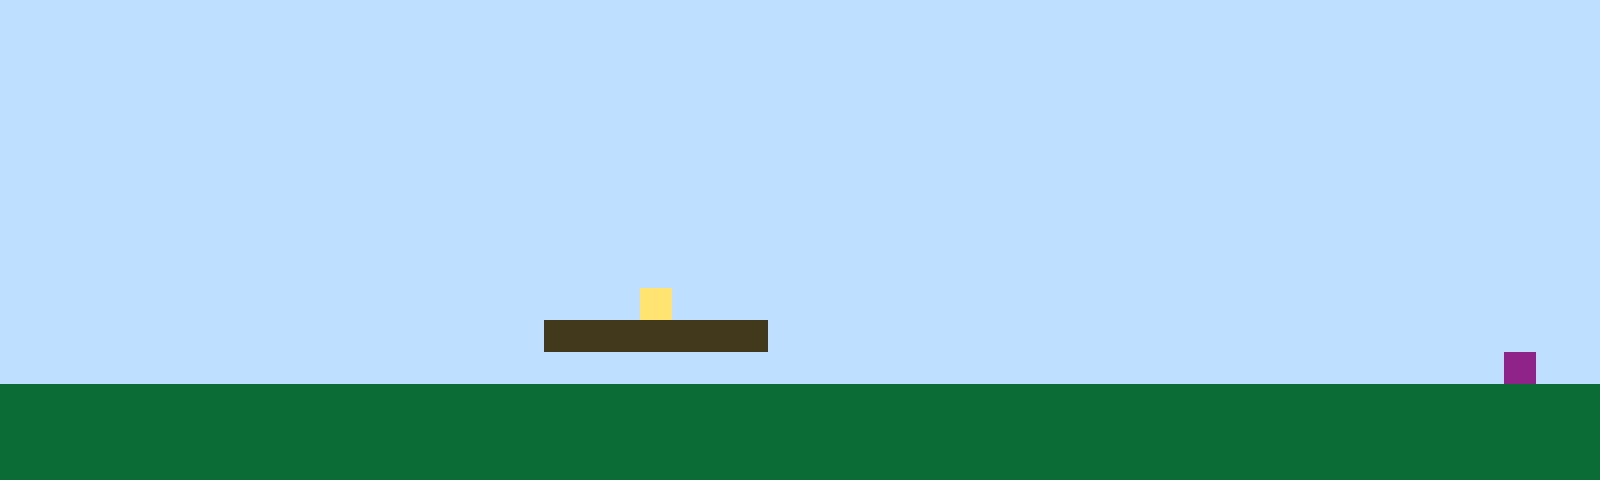

A 2D game scene composited from a Tiled map and its tileset images. What follows is a short description and the map's XML, with every tile layer's data as written:
An orthogonal 50x15 tile map with 32x32 px tiles, 1 tile layer (Tile Layer 1).

<map version="1.10" tiledversion="1.11.2" orientation="orthogonal" renderorder="right-up" width="50" height="15" tilewidth="32" tileheight="32" infinite="0" nextlayerid="2" nextobjectid="1"><editorsettings><export target="map1.csv" format="csv" /></editorsettings><tileset firstgid="1" name="sprites" tilewidth="32" tileheight="32" tilecount="6" columns="3"><image source="sprites.png" width="96" height="64" /></tileset><layer id="1" name="Tile Layer 1" width="50" height="15"><data encoding="csv">1,1,1,1,1,1,1,1,1,1,1,1,1,1,1,1,1,1,1,1,1,1,1,1,1,1,1,1,1,1,1,1,1,1,1,1,1,1,1,1,1,1,1,1,1,1,1,1,1,1,1,1,1,1,1,1,1,1,1,1,1,1,1,1,1,1,1,1,1,1,1,1,1,1,1,1,1,1,1,1,1,1,1,1,1,1,1,1,1,1,1,1,1,1,1,1,1,1,1,1,1,1,1,1,1,1,1,1,1,1,1,1,1,1,1,1,1,1,1,1,1,1,1,1,1,1,1,1,1,1,1,1,1,1,1,1,1,1,1,1,1,1,1,1,1,1,1,1,1,1,1,1,1,1,1,1,1,1,1,1,1,1,1,1,1,1,1,1,1,1,1,1,1,1,1,1,1,1,1,1,1,1,1,1,1,1,1,1,1,1,1,1,1,1,1,1,1,1,1,1,1,1,1,1,1,1,1,1,1,1,1,1,1,1,1,1,1,1,1,1,1,1,1,1,1,1,1,1,1,1,1,1,1,1,1,1,1,1,1,1,1,1,1,1,1,1,1,1,1,1,1,1,1,1,1,1,1,1,1,1,1,1,1,1,1,1,1,1,1,1,1,1,1,1,1,1,1,1,1,1,1,1,1,1,1,1,1,1,1,1,1,1,1,1,1,1,1,1,1,1,1,1,1,1,1,1,1,1,1,1,1,1,1,1,1,1,1,1,1,1,1,1,1,1,1,1,1,1,1,1,1,1,1,1,1,1,1,1,1,1,1,1,1,1,1,1,1,1,1,1,1,1,1,1,1,1,1,1,1,1,1,1,1,1,1,1,1,1,1,1,1,1,1,1,1,1,1,1,1,1,1,1,1,1,1,1,1,1,1,1,1,1,1,1,1,1,1,1,1,1,1,1,1,1,1,1,1,1,1,1,1,1,1,1,1,1,1,1,1,1,1,1,1,1,1,1,1,1,1,1,1,1,1,1,1,1,1,1,1,1,1,1,1,1,1,1,1,1,1,1,1,1,1,1,1,1,1,1,1,1,1,1,1,1,1,1,1,1,1,1,4,1,1,1,1,1,1,1,1,1,1,1,1,1,1,1,1,1,1,1,1,1,1,1,1,1,1,1,1,1,1,1,1,1,1,1,1,1,1,1,1,1,1,1,1,1,1,3,3,3,3,3,3,3,1,1,1,1,1,1,1,1,1,1,1,1,1,1,1,1,1,1,1,1,1,1,1,1,1,1,1,1,1,1,1,1,1,1,1,1,1,1,1,1,1,1,1,1,1,1,1,1,1,1,1,1,1,1,1,1,1,1,1,1,1,1,1,1,1,1,1,1,1,1,1,1,1,6,1,1,2,2,2,2,2,2,2,2,2,2,2,2,2,2,2,2,2,2,2,2,2,2,2,2,2,2,2,2,2,2,2,2,2,2,2,2,2,2,2,2,2,2,2,2,2,2,2,2,2,2,2,2,2,2,2,2,2,2,2,2,2,2,2,2,2,2,2,2,2,2,2,2,2,2,2,2,2,2,2,2,2,2,2,2,2,2,2,2,2,2,2,2,2,2,2,2,2,2,2,2,2,2,2,2,2,2,2,2,2,2,2,2,2,2,2,2,2,2,2,2,2,2,2,2,2,2,2,2,2,2,2,2,2,2,2,2,2,2,2,2,2,2,2,2,2,2,2,2,2,2</data></layer></map>
